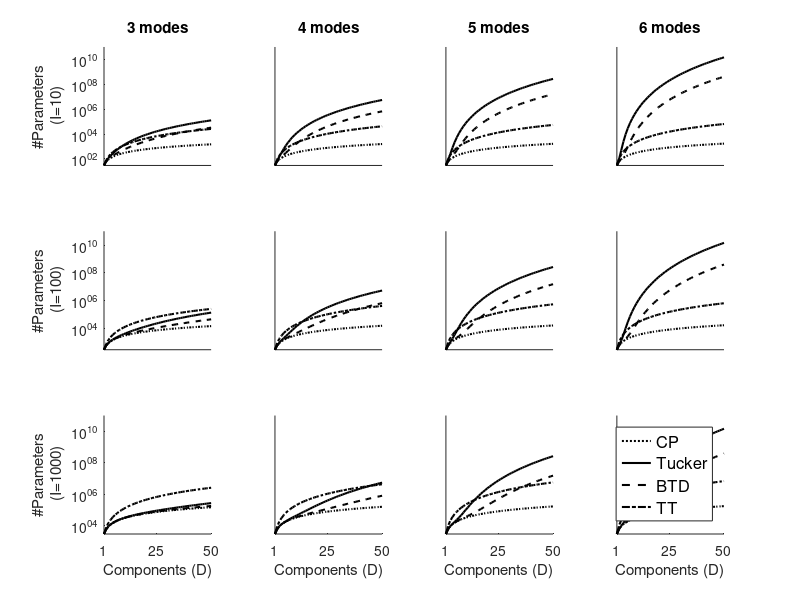

The MATLAB source for this figure:

f_cp = @(D,N,I) N.*D.*I;
f_tucker = @(D,N,I) D.^N + N.*D.*I;
f_btd = @(D,N,I,B) B.*(D./B).^N + B.*N.*(D./B).*I;
f_tt = @(D,N,I) D.*I.*2 + (N-2).*D.*I.*D;



figure, 
l_obs = [10,100,1000];
l_modes = 3:6
n_blocks = 2;
rangeD = 1:50;
y_max = f_tucker(rangeD(end),l_modes(end),l_obs(end));
y_max = 10^ceil(log10(y_max));
for i_obs = 1:length(l_obs)
    for i_modes = 1:length(l_modes)

    n_obs = l_obs(i_obs);
    n_modes = l_modes(i_modes);
    
    
    subplot(length(l_obs),length(l_modes), (i_obs-1)*length(l_modes) + i_modes)
    hold on
    lw=1.5;
    plot(rangeD,f_cp(rangeD,n_modes,n_obs),':k','LineWidth',lw)
	plot(rangeD,f_tucker(rangeD,n_modes,n_obs),'-k','LineWidth',lw)
	plot(rangeD,f_btd(rangeD,n_modes,n_obs,n_blocks),'--k','LineWidth',lw)
    plot(rangeD,f_tt(rangeD,n_modes,n_obs),'-.k','LineWidth',lw)
    set(gca,'YScale','log','YTick',10.^(0:2:ceil(log10(y_max))))
    ylim([0,y_max])
    set(gca,'XTick',[min(rangeD),floor(median(rangeD)),max(rangeD)])
    xlim([min(rangeD),max(rangeD)])
%     semilogy(rangeD,f_cp(rangeD,n_modes,n_obs),...
%                  rangeD,f_tucker(rangeD,n_modes,n_obs),...
%                  rangeD,f_btd(rangeD,n_modes,n_obs,n_blocks),...
%                  rangeD,f_tt(rangeD,n_modes,n_obs))
    if i_obs == 1
        title(sprintf('%i modes',l_modes(i_modes)))
    end

    if i_obs == length(l_obs)
        xlabel('Components (D)')
    else
        set(gca,'XTick',[])
    end
    
    if i_modes == 1
        ylabel(sprintf('#Parameters\n (I=%i)',l_obs(i_obs)))
    else
        set(gca,'YTick',[])
    end
    
%     set(gca,'Position',get(gca,'Position')-[0.05,0,0.01,0])
    
    
    end
end
legend({'CP','Tucker','BTD','TT'},'FontSize',12)